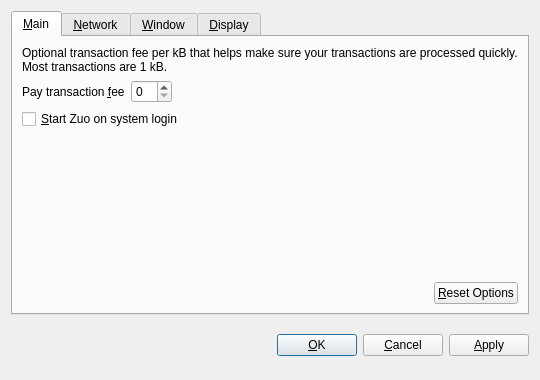
<?xml version="1.0" encoding="UTF-8"?>
<ui version="4.0">
 <class>OptionsDialog</class>
 <widget class="QDialog" name="OptionsDialog">
  <property name="geometry">
   <rect>
    <x>0</x>
    <y>0</y>
    <width>540</width>
    <height>380</height>
   </rect>
  </property>
  <property name="windowTitle">
   <string>Options</string>
  </property>
  <property name="modal">
   <bool>true</bool>
  </property>
  <layout class="QVBoxLayout" name="verticalLayout">
   <item>
    <widget class="QTabWidget" name="tabWidget">
     <property name="tabPosition">
      <enum>QTabWidget::North</enum>
     </property>
     <property name="currentIndex">
      <number>0</number>
     </property>
     <widget class="QWidget" name="tabMain">
      <attribute name="title">
       <string>&amp;Main</string>
      </attribute>
      <layout class="QVBoxLayout" name="verticalLayout_Main">
       <item>
        <widget class="QLabel" name="transactionFeeInfoLabel">
         <property name="text">
          <string>Optional transaction fee per kB that helps make sure your transactions are processed quickly. Most transactions are 1 kB.</string>
         </property>
         <property name="textFormat">
          <enum>Qt::PlainText</enum>
         </property>
         <property name="wordWrap">
          <bool>true</bool>
         </property>
        </widget>
       </item>
       <item>
        <layout class="QHBoxLayout" name="horizontalLayout_1_Main">
         <item>
          <widget class="QLabel" name="transactionFeeLabel">
           <property name="text">
            <string>Pay transaction &amp;fee</string>
           </property>
           <property name="textFormat">
            <enum>Qt::PlainText</enum>
           </property>
           <property name="buddy">
            <cstring>transactionFee</cstring>
           </property>
          </widget>
         </item>
         <item>
          <widget class="BitcoinAmountField" name="transactionFee"/>
         </item>
         <item>
          <spacer name="horizontalSpacer_1_Main">
           <property name="orientation">
            <enum>Qt::Horizontal</enum>
           </property>
           <property name="sizeHint" stdset="0">
            <size>
             <width>40</width>
             <height>20</height>
            </size>
           </property>
          </spacer>
         </item>
        </layout>
       </item>
       <item>
        <widget class="QCheckBox" name="bitcoinAtStartup">
         <property name="toolTip">
          <string>Automatically start Zuo after logging in to the system.</string>
         </property>
         <property name="text">
          <string>&amp;Start Zuo on system login</string>
         </property>
        </widget>
       </item>
       <item>
        <spacer name="verticalSpacer_Main">
         <property name="orientation">
          <enum>Qt::Vertical</enum>
         </property>
         <property name="sizeHint" stdset="0">
          <size>
           <width>20</width>
           <height>40</height>
          </size>
         </property>
        </spacer>
       </item>
       <item>
        <layout class="QHBoxLayout" name="horizontalLayout_2_Main">
         <item>
          <spacer name="horizontalSpacer_2_Main">
           <property name="orientation">
            <enum>Qt::Horizontal</enum>
           </property>
           <property name="sizeHint" stdset="0">
            <size>
             <width>40</width>
             <height>20</height>
            </size>
           </property>
          </spacer>
         </item>
         <item>
          <widget class="QPushButton" name="resetButton">
           <property name="toolTip">
            <string>Reset all client options to default.</string>
           </property>
           <property name="text">
            <string>&amp;Reset Options</string>
           </property>
           <property name="autoDefault">
            <bool>false</bool>
           </property>
          </widget>
         </item>
        </layout>
       </item>
      </layout>
     </widget>
     <widget class="QWidget" name="tabNetwork">
      <attribute name="title">
       <string>&amp;Network</string>
      </attribute>
      <layout class="QVBoxLayout" name="verticalLayout_Network">
       <item>
        <widget class="QCheckBox" name="mapPortUpnp">
         <property name="toolTip">
          <string>Automatically open the Zuo client port on the router. This only works when your router supports UPnP and it is enabled.</string>
         </property>
         <property name="text">
          <string>Map port using &amp;UPnP</string>
         </property>
        </widget>
       </item>
       <item>
        <widget class="QCheckBox" name="connectSocks">
         <property name="toolTip">
          <string>Connect to the Zuo network through a SOCKS proxy (e.g. when connecting through Tor).</string>
         </property>
         <property name="text">
          <string>&amp;Connect through SOCKS proxy:</string>
         </property>
        </widget>
       </item>
       <item>
        <layout class="QHBoxLayout" name="horizontalLayout_Network">
         <item>
          <widget class="QLabel" name="proxyIpLabel">
           <property name="text">
            <string>Proxy &amp;IP:</string>
           </property>
           <property name="textFormat">
            <enum>Qt::PlainText</enum>
           </property>
           <property name="buddy">
            <cstring>proxyIp</cstring>
           </property>
          </widget>
         </item>
         <item>
          <widget class="QValidatedLineEdit" name="proxyIp">
           <property name="maximumSize">
            <size>
             <width>140</width>
             <height>16777215</height>
            </size>
           </property>
           <property name="toolTip">
            <string>IP address of the proxy (e.g. 127.0.0.1)</string>
           </property>
          </widget>
         </item>
         <item>
          <widget class="QLabel" name="proxyPortLabel">
           <property name="text">
            <string>&amp;Port:</string>
           </property>
           <property name="textFormat">
            <enum>Qt::PlainText</enum>
           </property>
           <property name="buddy">
            <cstring>proxyPort</cstring>
           </property>
          </widget>
         </item>
         <item>
          <widget class="QLineEdit" name="proxyPort">
           <property name="maximumSize">
            <size>
             <width>55</width>
             <height>16777215</height>
            </size>
           </property>
           <property name="toolTip">
            <string>Port of the proxy (e.g. 9050)</string>
           </property>
          </widget>
         </item>
         <item>
          <widget class="QLabel" name="socksVersionLabel">
           <property name="text">
            <string>SOCKS &amp;Version:</string>
           </property>
           <property name="textFormat">
            <enum>Qt::PlainText</enum>
           </property>
           <property name="buddy">
            <cstring>socksVersion</cstring>
           </property>
          </widget>
         </item>
         <item>
          <widget class="QValueComboBox" name="socksVersion">
           <property name="toolTip">
            <string>SOCKS version of the proxy (e.g. 5)</string>
           </property>
          </widget>
         </item>
         <item>
          <spacer name="horizontalSpacer_Network">
           <property name="orientation">
            <enum>Qt::Horizontal</enum>
           </property>
           <property name="sizeHint" stdset="0">
            <size>
             <width>40</width>
             <height>20</height>
            </size>
           </property>
          </spacer>
         </item>
        </layout>
       </item>
       <item>
        <spacer name="verticalSpacer_Network">
         <property name="orientation">
          <enum>Qt::Vertical</enum>
         </property>
         <property name="sizeHint" stdset="0">
          <size>
           <width>20</width>
           <height>40</height>
          </size>
         </property>
        </spacer>
       </item>
      </layout>
     </widget>
     <widget class="QWidget" name="tabWindow">
      <attribute name="title">
       <string>&amp;Window</string>
      </attribute>
      <layout class="QVBoxLayout" name="verticalLayout_Window">
       <item>
        <widget class="QCheckBox" name="minimizeToTray">
         <property name="toolTip">
          <string>Show only a tray icon after minimizing the window.</string>
         </property>
         <property name="text">
          <string>&amp;Minimize to the tray instead of the taskbar</string>
         </property>
        </widget>
       </item>
       <item>
        <widget class="QCheckBox" name="minimizeOnClose">
         <property name="toolTip">
          <string>Minimize instead of exit the application when the window is closed. When this option is enabled, the application will be closed only after selecting Quit in the menu.</string>
         </property>
         <property name="text">
          <string>M&amp;inimize on close</string>
         </property>
        </widget>
       </item>
       <item>
        <spacer name="verticalSpacer_Window">
         <property name="orientation">
          <enum>Qt::Vertical</enum>
         </property>
         <property name="sizeHint" stdset="0">
          <size>
           <width>20</width>
           <height>40</height>
          </size>
         </property>
        </spacer>
       </item>
      </layout>
     </widget>
     <widget class="QWidget" name="tabDisplay">
      <attribute name="title">
       <string>&amp;Display</string>
      </attribute>
      <layout class="QVBoxLayout" name="verticalLayout_Display">
       <item>
        <layout class="QHBoxLayout" name="horizontalLayout_1_Display">
         <item>
          <widget class="QLabel" name="langLabel">
           <property name="text">
            <string>User Interface &amp;language:</string>
           </property>
           <property name="textFormat">
            <enum>Qt::PlainText</enum>
           </property>
           <property name="buddy">
            <cstring>lang</cstring>
           </property>
          </widget>
         </item>
         <item>
          <widget class="QValueComboBox" name="lang">
           <property name="toolTip">
            <string>The user interface language can be set here. This setting will take effect after restarting Zuo.</string>
           </property>
          </widget>
         </item>
        </layout>
       </item>
       <item>
        <layout class="QHBoxLayout" name="horizontalLayout_2_Display">
         <item>
          <widget class="QLabel" name="unitLabel">
           <property name="text">
            <string>&amp;Unit to show amounts in:</string>
           </property>
           <property name="textFormat">
            <enum>Qt::PlainText</enum>
           </property>
           <property name="buddy">
            <cstring>unit</cstring>
           </property>
          </widget>
         </item>
         <item>
          <widget class="QValueComboBox" name="unit">
           <property name="toolTip">
            <string>Choose the default subdivision unit to show in the interface and when sending coins.</string>
           </property>
          </widget>
         </item>
        </layout>
       </item>
       <item>
        <widget class="QCheckBox" name="displayAddresses">
         <property name="toolTip">
          <string>Whether to show Zuo addresses in the transaction list or not.</string>
         </property>
         <property name="text">
          <string>&amp;Display addresses in transaction list</string>
         </property>
        </widget>
       </item>
       <item>
        <spacer name="verticalSpacer_Display">
         <property name="orientation">
          <enum>Qt::Vertical</enum>
         </property>
         <property name="sizeHint" stdset="0">
          <size>
           <width>20</width>
           <height>40</height>
          </size>
         </property>
        </spacer>
       </item>
      </layout>
     </widget>
    </widget>
   </item>
   <item>
    <layout class="QHBoxLayout" name="horizontalLayout_Buttons">
     <item>
      <spacer name="horizontalSpacer_1">
       <property name="orientation">
        <enum>Qt::Horizontal</enum>
       </property>
       <property name="sizeHint" stdset="0">
        <size>
         <width>40</width>
         <height>48</height>
        </size>
       </property>
      </spacer>
     </item>
     <item>
      <widget class="QLabel" name="statusLabel">
       <property name="font">
        <font>
         <weight>75</weight>
         <bold>true</bold>
        </font>
       </property>
       <property name="text">
        <string/>
       </property>
       <property name="textFormat">
        <enum>Qt::PlainText</enum>
       </property>
       <property name="wordWrap">
        <bool>true</bool>
       </property>
      </widget>
     </item>
     <item>
      <spacer name="horizontalSpacer_2">
       <property name="orientation">
        <enum>Qt::Horizontal</enum>
       </property>
       <property name="sizeHint" stdset="0">
        <size>
         <width>40</width>
         <height>48</height>
        </size>
       </property>
      </spacer>
     </item>
     <item>
      <widget class="QPushButton" name="okButton">
       <property name="text">
        <string>&amp;OK</string>
       </property>
      </widget>
     </item>
     <item>
      <widget class="QPushButton" name="cancelButton">
       <property name="text">
        <string>&amp;Cancel</string>
       </property>
       <property name="autoDefault">
        <bool>false</bool>
       </property>
      </widget>
     </item>
     <item>
      <widget class="QPushButton" name="applyButton">
       <property name="text">
        <string>&amp;Apply</string>
       </property>
       <property name="autoDefault">
        <bool>false</bool>
       </property>
      </widget>
     </item>
    </layout>
   </item>
  </layout>
 </widget>
 <customwidgets>
  <customwidget>
   <class>BitcoinAmountField</class>
   <extends>QSpinBox</extends>
   <header>bitcoinamountfield.h</header>
  </customwidget>
  <customwidget>
   <class>QValueComboBox</class>
   <extends>QComboBox</extends>
   <header>qvaluecombobox.h</header>
  </customwidget>
  <customwidget>
   <class>QValidatedLineEdit</class>
   <extends>QLineEdit</extends>
   <header>qvalidatedlineedit.h</header>
  </customwidget>
 </customwidgets>
 <resources/>
 <connections/>
</ui>
